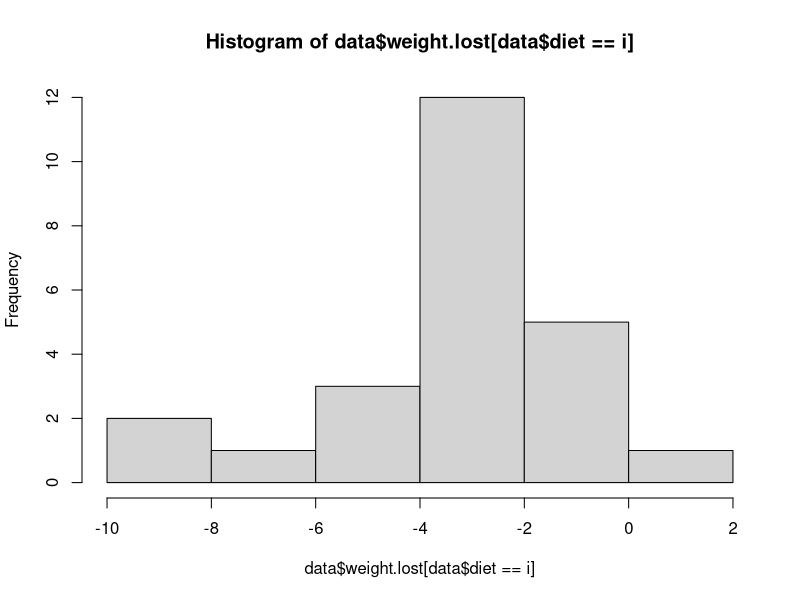
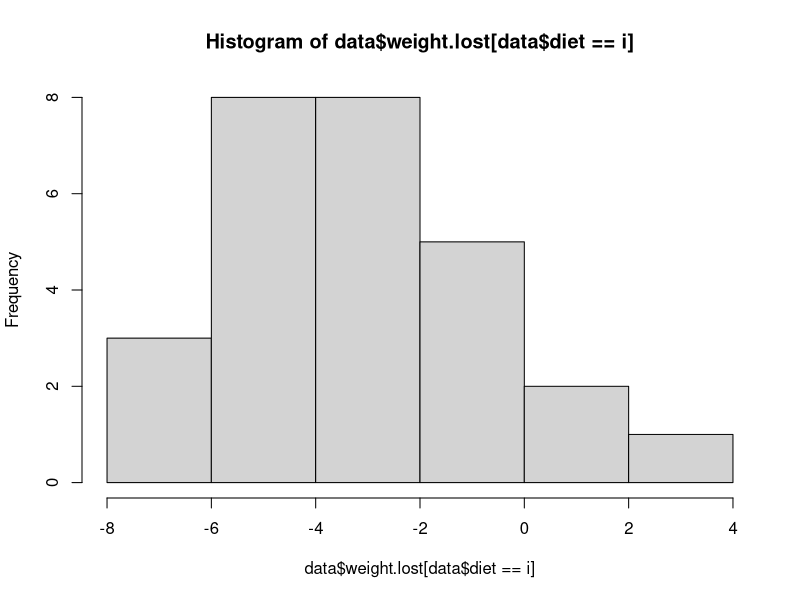
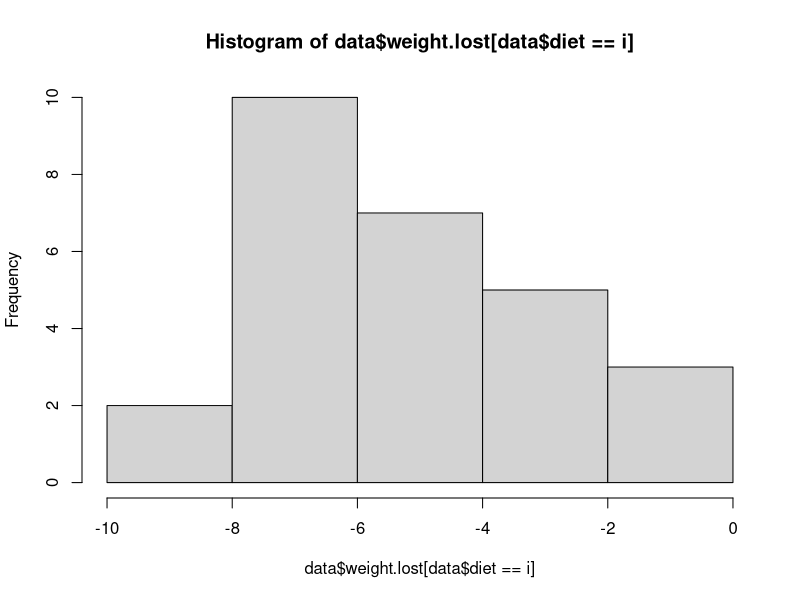
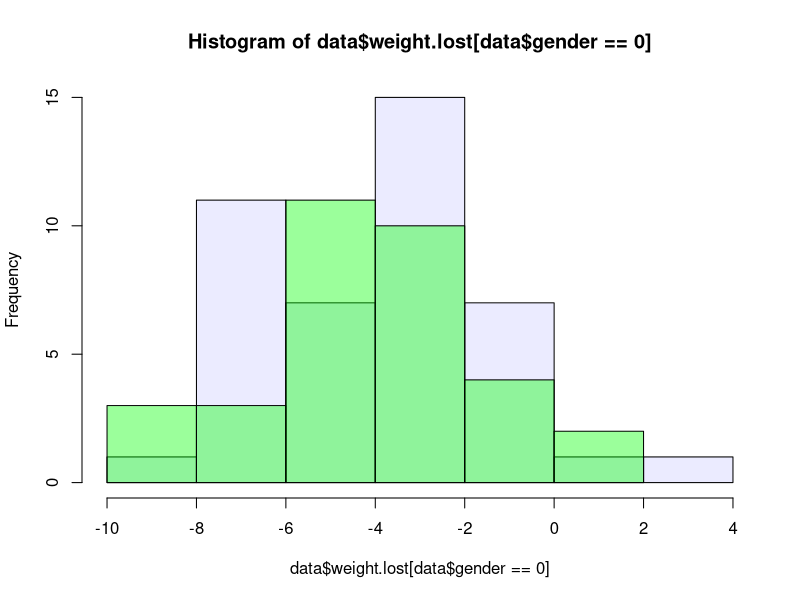
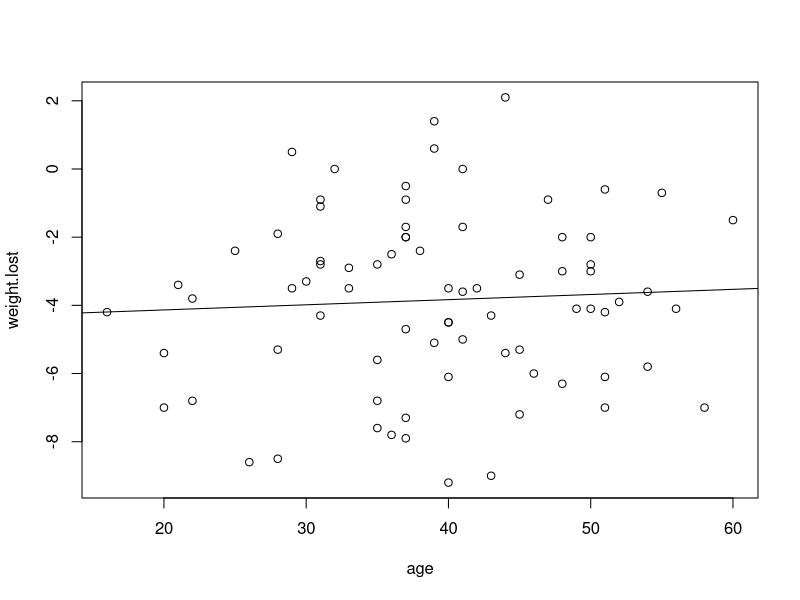
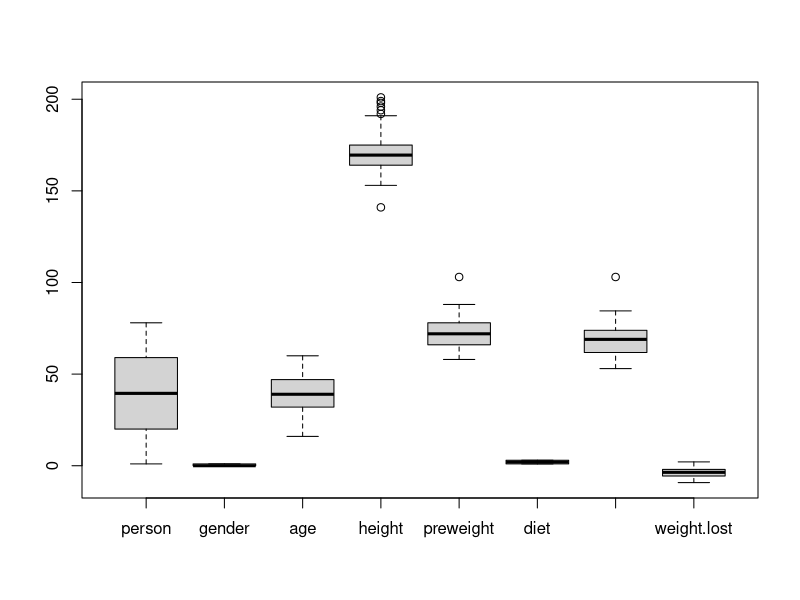
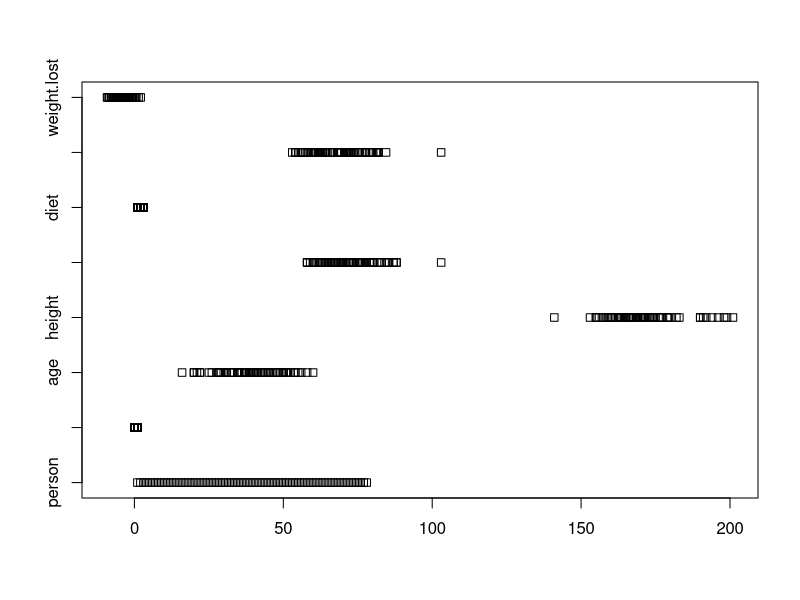

Write R code to recreate these figures, in order.
data = read.table('data/diet.txt',header=TRUE)

weight.lost = data$weight6weeks - data$preweight
data = cbind(data,weight.lost)

pre = data$preweight
post = data$weight6weeks
age = data$age

# test sign. difference -> check assumptions (normality etc.) otherwise other test is needed
t.test(pre,post)

# plot hist of loss per diet
for (i in 1:3){
   hist(data$weight.lost[data$diet == i])
}
mycol = rgb(0, 0, 255, max = 255, alpha = 20, names = "blue50")
mycol2 = rgb(0, 255, 0, max = 255, alpha = 100, names = "green50")


# male vs female loss
femalehist = hist(data$weight.lost[data$gender == 0], plot=FALSE)
malehist = hist(data$weight.lost[data$gender == 1], plot=FALSE)

plot(femalehist, col=mycol)
plot(malehist, col=mycol2, add=TRUE)


# lin reg of age and weight loss -> no relation!
reg = lm(weight.lost ~ age)
plot(age, weight.lost)
abline(reg)
summary(reg)



#ANOVA
boxplot(data); stripchart(data)
df = data[c("weight.lost","diet")]; df
weightlostaov = lm(weight.lost~diet,data=df)
anova(weightlostaov)
confint(weightlostaov)
